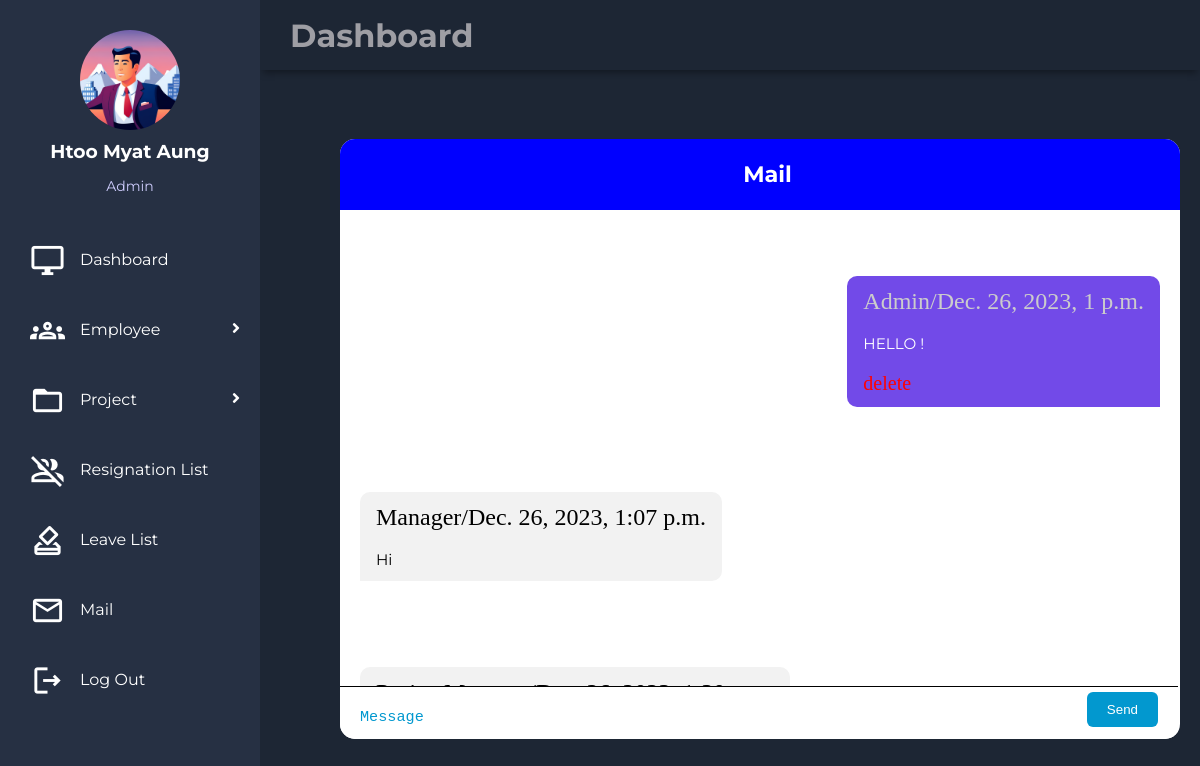
The app's page /ems/mail/ (signed in) with its own data.
### EMS_HR/models.py (models this page shows, shortened)
class empdetailModel(models.Model):
    id = models.AutoField(primary_key=True)
    name = models.CharField(max_length=50)
    address = models.TextField()
    birthday = models.DateField()
    image = models.ImageField()
    user = models.OneToOneField(User, on_delete=models.CASCADE)

class empcreateModel(models.Model):
    id = models.AutoField(primary_key=True)
    user = models.OneToOneField(User, on_delete=models.CASCADE)
    phone = models.CharField(max_length=16)
    salary = models.CharField(max_length=50)
    position = models.ForeignKey(positionModel, on_delete=models.CASCADE, default=None)
    gender = models.ForeignKey(genderModel, on_delete=models.CASCADE, default=None)
    image = models.ImageField(default=None, blank=True)
    create_at = models.DateTimeField(default=None)

class positionModel(models.Model):
    name = models.CharField(max_length=50)

class commentModel(models.Model):
    content = models.TextField(default=None)
    author = models.ForeignKey(User, on_delete=models.CASCADE, default=None)
    create_at = models.DateTimeField(default=None)

### EMS_HR/views.py (the view, shortened to what this page needs)
# urls.py: path('mail/', mail, name="mail"),
@permission_required('EMS_HR.add_commentmodel', login_url='login')
def mail(request):
    if request.method == "GET":
        mail = commentModel.objects.all()
        return render(request,"mail.html",{'mail':mail})

### utils/context_processor.py (called while the page is built)
def profile(request):
    try:
        userdetail = empdetailModel.objects.get(user_id = request.user.id)
        return {'userdetail':userdetail}
    except Exception:
        return {'userdetail':None}

def create(request):
    try:
        empdetail = empcreateModel.objects.get(user_id = request.user.id)
        return {'empdetail':empdetail}
    except Exception:
        return {'empdetail':None}

### EMS_HR/templates/mail.html (shortened to what this page needs)
{% extends "base.html" %}
{% block body %}
{% load static%}
<link rel="stylesheet" href="{% static 'css/style3.css' %}">
<link rel="stylesheet" href="{% static 'css/style5.css' %}">
<main class="main-container">
<div class="mail-box">
    <div class="mail">
        <header>
            <h2>Mail</h2>
        </header>
        <ul class="chatbox">
            {% for a in mail%}
            {% if a.author_id == user.id %}
            <li class="chat outgoing">
                <p><font color="#ccc" size="5px" face="bold">{{a.author.username}}/{{a.create_at}}</font><br><br>{{a.content}}<br><br><a href="/ems/mail/delete/{{a.id}}/" style="text-decoration: none;color:red;font-family:bold;font-size:20px;">delete</a></p>
            </li>
            {% else %}
            <li class="chat incomming">
                <p><font color="#000" size="5px" face="bold">{{a.author.username}}/{{a.create_at}}</font><br><br>{{a.content}}</p>
            </li>
            {% endif %}
            {% endfor %}
        </ul>
        <form class="chat-input" action="/ems/mail/" method="POST">
            <textarea placeholder="Message" name="content" required></textarea>
            <div>
                <button type="submit" class="add-new">Send</button>
            </div>
        </form>
    </div>
</div>
</main>
{% endblock %}

### templates/sidebar.html (shortened to what this page needs)
{% load static %}
<!DOCTYPE html>
<html>
    <body>
      <aside id="sidebar">
        {%if userdetail.image %}
		    <div class="profile">
                <a href="/ems/profile/create/"><img src="{{ userdetail.image.url }}"></a>
                <h3>{{ userdetail.name}}</h3>
                <p>{{ empdetail.position.name }}</p>
            </div>
            {% else %}
            <div class="profile">
                <a href="/ems/profile/create"><img src="{% static 'images/profile.jpg' %}"></a>
            </div>
            {% endif %}
        <div class="menu">
            <div class="item"><a href="/ems/dashboard"><span class="material-icons-outlined">desktop_windows</span>Dashboard</a></div>
            {% if empdetail.position.name == "Admin" %}
            <div class="item"><a class="sub-btn"><span class="material-icons-outlined">groups</span>Employee
                <i class="fas fa-angle-right dropdown"></i>
                </a>
            </div>
            {% endif %}
            {% if empdetail.position.name == "Admin"%}
            <div class="item" ><a class="sub-btn"><span class="material-icons-outlined">folder_open</span>Project
                <i class="fas fa-angle-right dropdown"></i>
                </a>
            </div>
            {% endif %}
            {% if empdetail.position.name == "Admin" %}
            <div class="item"><a href="/ems/res/view"><span class="material-icons-outlined">group_off</span>Resignation List</a></div>
            <div class="item"><a href="/ems/leave/view"><span class="material-icons-outlined">how_to_vote</span>Leave List</a></div>
            {% elif empdetail.position.name == "Manager" %}
            <div class="item"><a href="/ems/res/create"><span class="material-icons-outlined">group_off</span>Resignation</a></div>
            <div class="item"><a href="/ems/leave/create"><span class="material-icons-outlined">how_to_vote</span>Leave</a></div>
            {% elif empdetail.position.name == "Project Manager" %}
            <div class="item"><a href="/ems/res/create"><span class="material-icons-outlined">group_off</span>Resignation</a></div>
            <div class="item"><a href="/ems/leave/create"><span class="material-icons-outlined">how_to_vote</span>Leave</a></div>
            {% elif empdetail.position.name == "Developer" %}
            <div class="item"><a href="/ems/res/create"><span class="material-icons-outlined">group_off</span>Resignation</a></div>
            <div class="item"><a href="/ems/leave/create"><span class="material-icons-outlined">how_to_vote</span>Leave</a></div>
            {% endif %}
            {% if empdetail.position.name == "Admin" %}
            <div class="item"><a href="/ems/mail"><span class="material-icons-outlined">email</span>Mail</a></div>
            {% elif empdetail.position.name == "Manager" %}
            <div class="item"><a href="/ems/mail"><span class="material-icons-outlined">email</span>Mail</a></div>
            {% elif empdetail.position.name == "Developer" %}
            <div class="item"><a href="/ems/mail"><span class="material-icons-outlined">email</span>Mail</a></div>
            {% elif empdetail.position.name == "Project Manager" %}
            <div class="item"><a href="/ems/mail"><span class="material-icons-outlined">email</span>Mail</a></div>
            {% endif %}
            <div class="item"><a href="/logout"><span class="material-icons-outlined">logout</span>Log Out</a></div>
        </div>
       </aside>
    </body>
</html>

### static/css/style1.css (style rules this page uses)
body { margin: 0; padding: 0; background-color: #1d2634; color: #9e9ea4; font-family: 'Montserrat', sans-serif; }
.material-icons-outlined { vertical-align: middle; line-height: 1px; font-size: 35px; }
.menu { width:100%; }
#sidebar { grid-area: sidebar; height: 100%; background-color: #263043; overflow-y: auto; transition: all 0.5s; -webkit-transition: all 0.5s; }
.main-container { grid-area: main; overflow-y: auto; padding: 20px 20px; color: rgba(255, 255, 255, 0.95); }
#sidebar .menu { width: 100%; margin-top: 30px; }
#sidebar .menu .item { position: relative; cursor: pointer; }
#sidebar .menu .item a { color: #fff; font-size: 16px; text-decoration: none; display: block; padding: 5px 30px; line-height: 60px; }
#sidebar .menu .item i { margin-right: 15px; }
.item span { margin-right:15px; }
#sidebar .menu .item a .dropdown { position: absolute; right: 0; margin: 20px; transition: 0.3s ease; }
.profile { margin-top:30px; margin-bottom:15px; text-align:center; }
.profile img { display:block; width: 100px; height:100px; border-radius: 50%; margin: 0 auto; }
.profile h3 { color: #ffffff; margin:10px 0 5px; }
.profile p { color:rgba(206,204,253); font-size:14px; }

### static/css/style3.css (style rules this page uses)
button { outline:none; border:none; cursor:pointer; border-radius:6px; padding:10px; color:#ffffff; }
.add-new { padding:10px 20px; color:#ffffff; background-color:#0298cf; }
::placeholder { color:#0298cf; }

### static/css/style5.css (style rules this page uses)
.mail-box { width:70%; height:600px; }
.mail { margin-left:60px; position:fixed; height:inherit; width:inherit; overflow:hidden; border-radius:15px; background-color:white; }
.mail header { display:flex; background-color:blue; padding:3px; justify-content:center; }
.mail header h2 { font-size:1.4rem; color:#fff; padding-left:15px; }
.mail .chatbox { height:500px; overflow-y:auto; padding:15px 20px 70px; }
.chatbox .outgoing { margin:20px 0; justify-content:flex-end; }
.chatbox .chat { display:flex; }
.chatbox .chat p { color:#fff; max-width:75%; font-size:0.95rem; padding:12px 16px; border-radius:10px 10px 0 10px; background-color:#724ae8; margin-bottom:50px; }
.chatbox .incomming p { border-radius:10px 10px 10px 0; background-color:#f2f2f2; color:#000; margin-bottom:70px; }
.mail .chat-input { display:flex; position:absolute; padding:5px 20px; width:95%; border-top:1px solid #000; background-color:#fff; bottom:0; gap:5; }
.chat-input textarea { height:10px; width:100%; border:none; outline:none; font-size:0.95rem; resize:none; padding:16px 15px 16px 0; }

### records on screen
empdetailModel: image (picture), name "Htoo Myat Aung"
empcreateModel: position.name "Admin"
commentModel: author.username "Admin", create_at "Dec. 26, 2023, 1 p.m.", content "HELLO !"
commentModel: author.username "Manager", create_at "Dec. 26, 2023, 1:07 p.m.", content "Hi"
